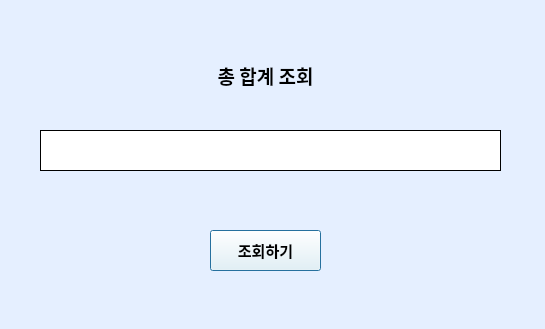
<?xml version="1.0" encoding="UTF-8"?>
<ui version="4.0">
 <class>Dialog</class>
 <widget class="QDialog" name="Dialog">
  <property name="geometry">
   <rect>
    <x>0</x>
    <y>0</y>
    <width>545</width>
    <height>329</height>
   </rect>
  </property>
  <property name="windowTitle">
   <string>Dialog</string>
  </property>
  <property name="styleSheet">
   <string notr="true">background-color: rgb(229, 239, 255)</string>
  </property>
  <widget class="QLabel" name="label">
   <property name="geometry">
    <rect>
     <x>170</x>
     <y>50</y>
     <width>191</width>
     <height>51</height>
    </rect>
   </property>
   <property name="font">
    <font>
     <family>맑은 고딕</family>
     <pointsize>14</pointsize>
     <weight>75</weight>
     <bold>true</bold>
    </font>
   </property>
   <property name="text">
    <string>&lt;html&gt;&lt;head/&gt;&lt;body&gt;&lt;p align=&quot;center&quot;&gt;총 합계 조회&lt;/p&gt;&lt;/body&gt;&lt;/html&gt;</string>
   </property>
  </widget>
  <widget class="QLabel" name="lbl_total">
   <property name="geometry">
    <rect>
     <x>40</x>
     <y>130</y>
     <width>461</width>
     <height>41</height>
    </rect>
   </property>
   <property name="font">
    <font>
     <family>맑은 고딕</family>
     <pointsize>12</pointsize>
     <weight>75</weight>
     <bold>true</bold>
    </font>
   </property>
   <property name="styleSheet">
    <string notr="true">background-color: rgb(255, 255, 255)</string>
   </property>
   <property name="frameShape">
    <enum>QFrame::Panel</enum>
   </property>
   <property name="frameShadow">
    <enum>QFrame::Plain</enum>
   </property>
   <property name="text">
    <string>&lt;html&gt;&lt;head/&gt;&lt;body&gt;&lt;p align=&quot;center&quot;&gt;&lt;br/&gt;&lt;/p&gt;&lt;/body&gt;&lt;/html&gt;</string>
   </property>
  </widget>
  <widget class="QPushButton" name="pushButton">
   <property name="geometry">
    <rect>
     <x>210</x>
     <y>230</y>
     <width>111</width>
     <height>41</height>
    </rect>
   </property>
   <property name="font">
    <font>
     <family>맑은 고딕</family>
     <pointsize>11</pointsize>
     <weight>75</weight>
     <bold>true</bold>
    </font>
   </property>
   <property name="styleSheet">
    <string notr="true">background-color: rgb(244, 254, 255)</string>
   </property>
   <property name="text">
    <string>조회하기</string>
   </property>
  </widget>
 </widget>
 <resources/>
 <connections>
  <connection>
   <sender>pushButton</sender>
   <signal>clicked()</signal>
   <receiver>Dialog</receiver>
   <slot>Check()</slot>
   <hints>
    <hint type="sourcelabel">
     <x>281</x>
     <y>294</y>
    </hint>
    <hint type="destinationlabel">
     <x>319</x>
     <y>272</y>
    </hint>
   </hints>
  </connection>
 </connections>
 <slots>
  <slot>Check()</slot>
 </slots>
</ui>
